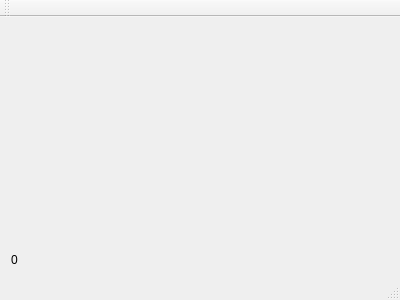
<?xml version="1.0" encoding="UTF-8"?>
<ui version="4.0">
 <class>MainWindow</class>
 <widget class="QMainWindow" name="MainWindow">
  <property name="geometry">
   <rect>
    <x>0</x>
    <y>0</y>
    <width>400</width>
    <height>300</height>
   </rect>
  </property>
  <property name="windowTitle">
   <string>MainWindow</string>
  </property>
  <widget class="QWidget" name="centralWidget">
   <layout class="QVBoxLayout" name="verticalLayout">
    <item>
     <spacer name="verticalSpacer">
      <property name="orientation">
       <enum>Qt::Vertical</enum>
      </property>
      <property name="sizeHint" stdset="0">
       <size>
        <width>20</width>
        <height>199</height>
       </size>
      </property>
     </spacer>
    </item>
    <item>
     <widget class="QLabel" name="threadsCount">
      <property name="text">
       <string>0</string>
      </property>
     </widget>
    </item>
   </layout>
  </widget>
  <widget class="QMenuBar" name="menuBar">
   <property name="geometry">
    <rect>
     <x>0</x>
     <y>0</y>
     <width>400</width>
     <height>21</height>
    </rect>
   </property>
  </widget>
  <widget class="QToolBar" name="mainToolBar">
   <attribute name="toolBarArea">
    <enum>TopToolBarArea</enum>
   </attribute>
   <attribute name="toolBarBreak">
    <bool>false</bool>
   </attribute>
  </widget>
  <widget class="QStatusBar" name="statusBar"/>
 </widget>
 <layoutdefault spacing="6" margin="11"/>
 <resources/>
 <connections/>
</ui>
